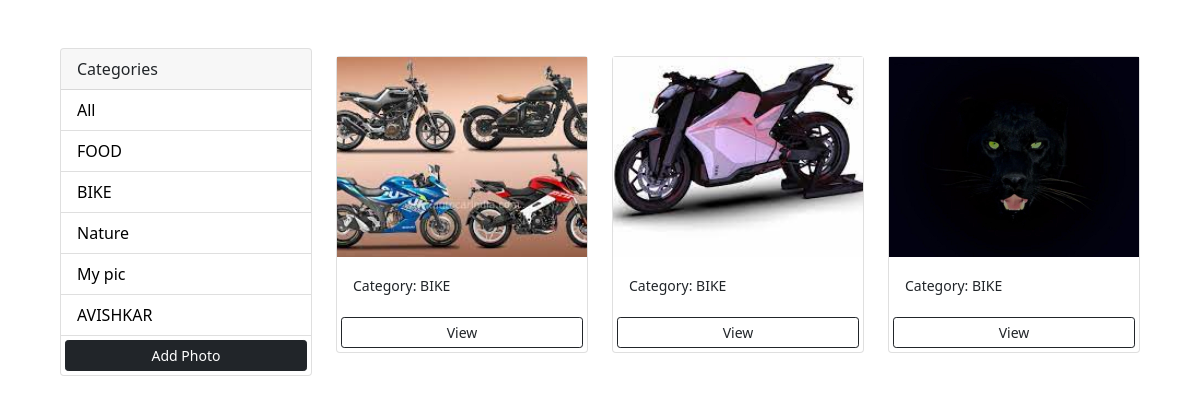
Screenshot of /?category=BIKE with the database file from the repository.
### MY/models.py (models this page shows, shortened)
class Category(models.Model):
    name = models.CharField(max_length=100, null=False, blank=False)

class Photo(models.Model):
    category = models.ForeignKey(
        Category, on_delete=models.SET_NULL, null=True, blank=True)
    image = models.ImageField(null=False, blank=False)
    description = models.TextField()

### MY/views.py (the view)
# urls.py: path('', views.gallery, name='gallery'),
def gallery(request):
    category = request.GET.get('category')
    if category == None:
        photos = Photo.objects.all()
    else:
        photos = Photo.objects.filter(category__name=category)
    categories = Category.objects.all()
    context = {'categories': categories, 'photos': photos}
    return render(request, 'photos/gallery.html', context)

### MY/templates/photos/gallery.html (shortened to what this page needs)
<!DOCTYPE html>
<html lang="en">
  <head>
    <link
      href="https://cdn.jsdelivr.net/npm/bootstrap@5.0.0-beta1/dist/css/bootstrap.min.css"
      rel="stylesheet"
    />
  </head>
  <body class="m-5">
    <div class="container">
      <div class="row">
        <div class="col-md-3">
          <div class="card">
            <div class="card-header">Categories</div>
            <ul class="list-group list-group-flush">
              <li class="list-group-item">
                <a href="{% url 'gallery' %}">All</a>
              </li>
              {% for category in categories %}
              <li class="list-group-item">
                <a href="{% url 'gallery' %}?category={{category.name}}">
                  {{category.name}}
                </a>
              </li>
              {% endfor %}
              <a
                href="{% url 'add' %}"
                class="btn btn-dark btn-block btn-sm m-1"
                >Add Photo</a
              >
            </ul>
          </div>
        </div>
        <div class="col-md-9">
          <div class="row">
            {% for photo in photos %}
            <div class="col-md-4">
              <div class="card my-2">
                <img
                  class="image-thumbail"
                  src="{{photo.image.url}}"
                  alt="Card image cap"
                />
                <div class="card-body">
                  <small>Category: {{photo.category.name}}</small>
                </div>
                <a
                  href="{% url 'photo' photo.id %}"
                  class="btn btn-outline-dark btn-sm m-1"
                  >View</a
                >
              </div>
            </div>
            {% empty %}
            <h3>No photos...</h3>
            {% endfor %}
          </div>
        </div>
      </div>
    </div>
  </body>
</html>

### MY/templates/photos/gallery.html (style rules this page uses)
.image-thumbail { height: 200px; object-fit: cover; }
.list-group-item a { text-decoration: none; color: black; }

### rows the page displays
Category: name "FOOD"
Category: name "BIKE"
Category: name "Nature"
Category: name "My pic"
Category: name "AVISHKAR"
Photo: image (picture), category.name "BIKE"
Photo: image (picture), category.name "BIKE"
Photo: image (picture), category.name "BIKE"
